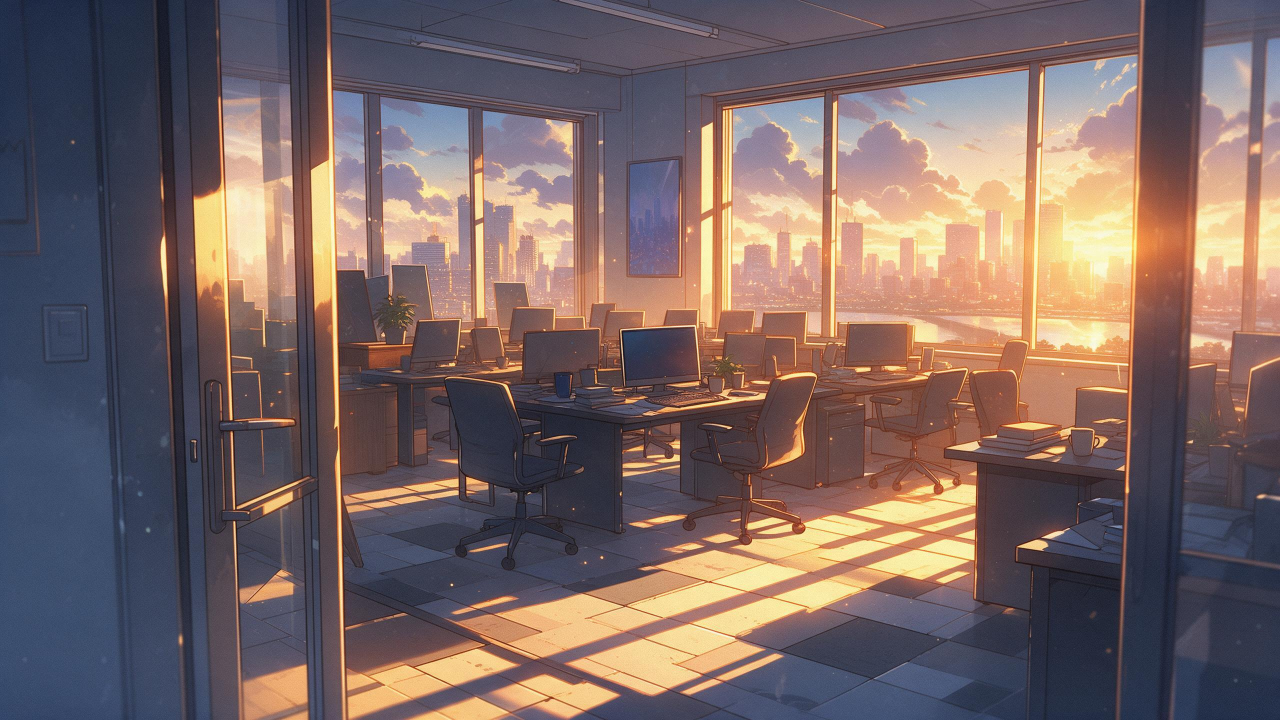
#> input picture projects/pdoom-akari/art/A1-2.jpg, 2560 x 1440 px (shown at 1/2 size)
$ python measure.py ../../projects/pdoom-akari/art/A1-2.jpg ../../projects/pdoom-akari/art/A2-2.jpg
#> lines starting #> are read from the running program, lines starting #| are printed output that depends on the picture; after the words box and inside, x2 and y2 are one past the last pixel; in counts of white or black regions, pixels touching at a corner belong together
"""measure.py — 对比两个 MV 的配色与构图（给 docs/REFERENCE-pdoom-video.md 用的量尺）

用法：
    /Users/djj45/code/mv/mv-kit/.venv/bin/python docs/refs/measure.py <A的帧> <B的帧>
    # 例：<A> = '/Users/djj45/code/mv/pdoom-video/app/public/plates/fig*.jpg'
    #     <B> = '/tmp/mine/f*.jpg'   （从成片抽同刻的帧）

输出四组指标（都是逐帧算、再取中位/汇总）：
  1. 色相纪律：帧内色相集中度 R、有颜色像素占比、落在信号橙 ±25° 的比例
  2. 跨帧色相漂移：每帧平均色相的圆标准差、用到的 30° 色相区间数  ← "统一配色"的判据
  3. 元素结构：最大单元素占画面面积、可见元素数（>0.1% 画面）
  4. 墨量与留白：墨覆盖率、最大团块的墨占比

依赖 numpy / PIL（mv-kit 的 .venv 里都有）。
"""
import sys
import glob
import numpy as np
from PIL import Image

SIGNAL_HUE = 17.0  # #FF4D12


def load(p, w=480, h=270):
    return np.asarray(Image.open(p).convert('RGB').resize((w, h), Image.LANCZOS), dtype=np.float32) / 255.0


def hsv(rgb):
    mx, mn = rgb.max(2), rgb.min(2)
    d = mx - mn
    s = np.where(mx > 1e-6, d / np.maximum(mx, 1e-6), 0)
    r, g, b = rgb[..., 0], rgb[..., 1], rgb[..., 2]
    hh = np.zeros_like(mx)
    m = d > 1e-6
    i = m & (mx == r); hh[i] = ((g - b)[i] / d[i]) % 6
    i = m & (mx == g); hh[i] = ((b - r)[i] / d[i]) + 2
    i = m & (mx == b); hh[i] = ((r - g)[i] / d[i]) + 4
    return hh * 60.0, s, mx


def frame_metrics(p):
    rgb = load(p)
    hue, s, v = hsv(rgb)
    chroma = (s > 0.25) & (v > 0.08)
    out = {}
    if chroma.sum() >= 50:
        a = np.deg2rad(hue[chroma])
        out['R'] = float(np.hypot(np.cos(a).mean(), np.sin(a).mean()))
        dist = np.rad2deg(np.abs((hue[chroma] + 180) % 360 - 180) - SIGNAL_HUE)
        out['orange'] = float((dist < 25).mean())
        wgt = (s * v)[chroma]
        aa = np.deg2rad(hue[chroma])
        out['mean_hue'] = float(np.rad2deg(np.arctan2((np.sin(aa) * wgt).sum(), (np.cos(aa) * wgt).sum())) % 360)
    else:
        out.update(R=0.0, orange=0.0, mean_hue=None)
    out['chroma_share'] = float(chroma.mean())

    g = np.asarray(Image.open(p).convert('L').resize((640, 360), Image.LANCZOS), dtype=np.float32) / 255.0
    hist = np.bincount(np.clip((g * 64).astype(np.int32).ravel(), 0, 63), minlength=64)
    ink = g > hist.argmax() / 64.0 + 0.05
    out['ink'] = float(ink.mean())
    if ink.sum() >= 200:
        try:
            from scipy import ndimage as ndi
        except ImportError:
            ndi = None
        if ndi is not None:
            lab, _ = ndi.label(ink, structure=np.ones((3, 3)))
            sizes = np.sort(np.bincount(lab.ravel())[1:])[::-1]
            out['top1'] = float(sizes[0] / ink.size)
            out['n_elems'] = float((sizes >= 0.001 * ink.size).sum())
    out.setdefault('top1', 0.0)
    out.setdefault('n_elems', 0.0)
    return out


def circular_stats(rows):
    hs = np.array([r['mean_hue'] for r in rows if r['mean_hue'] is not None])
    if not len(hs):
        return 0.0, 0.0, 0
    a = np.deg2rad(hs)
    R = float(np.hypot(np.cos(a).mean(), np.sin(a).mean()))
    sd = float(np.rad2deg(np.sqrt(-2 * np.log(max(R, 1e-9)))))
    bins = np.zeros(12)
    for r in rows:
        if r['mean_hue'] is not None:
            bins[int(r['mean_hue'] // 30) % 12] += r['chroma_share']
    used = int((bins > bins.sum() * 0.05).sum()) if bins.sum() else 0
    return R, sd, used


def report(name, files):
    rows = [frame_metrics(f) for f in sorted(files)]
#> in hsv, `m = d > 1e-6`:
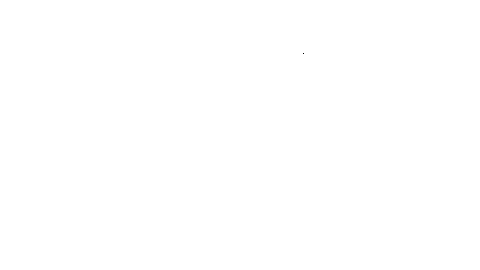
#> m: shape (270, 480) bool; 100% white; black in thin lines or dots, all inside (x1, y1, x2, y2) = (303, 53, 304, 54)
#> in hsv, `i = m & (mx == r)`: i: shape (270, 480) bool; 53.3% white; 190 black regions (162 under 20 px), largest, box (x1, y1, x2, y2) and area: (0, 0, 122, 270) 23015, (124, 0, 427, 103) 10193, (215, 181, 421, 270) 7527
#> in hsv, `i = m & (mx == g)`: i: shape (270, 480) bool; 0.05% white in thin lines or dots, all inside (x1, y1, x2, y2) = (61, 43, 452, 206)
#> in hsv, `hh[i] = (b - r)[i] / d[i] + 2`: hh: shape (270, 480) float32; min 0, max 5.98, mean 0.95
#> in hsv, `i = m & (mx == b)`: i: shape (270, 480) bool; 47.3% white; 169 white regions (142 under 20 px), largest, box (x1, y1, x2, y2) and area: (0, 0, 127, 270) 24512, (124, 0, 427, 103) 10823, (215, 181, 421, 270) 7595
#> in frame_metrics, `chroma = (s > 0.25) & (v > 0.08)`: chroma: shape (270, 480) bool; 64.4% white; 298 black regions (248 under 20 px), largest, box (x1, y1, x2, y2) and area: (124, 0, 428, 110) 12575, (42, 0, 128, 270) 7383, (128, 121, 284, 245) 7172
#> in frame_metrics, `g = np.asarray(Image.open(p).convert('L').resize((640, 360), Image.LAN..`:
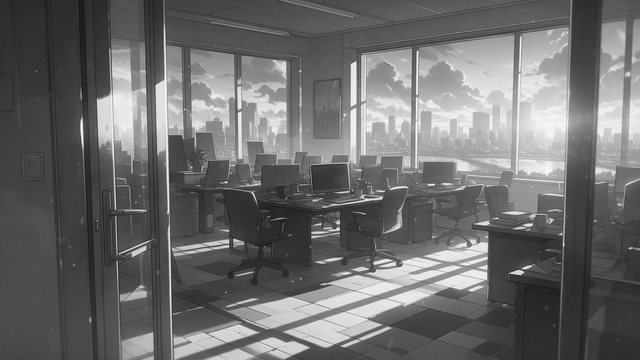
#> g: shape (360, 640) float32; min 0.0902, max 1, mean 0.425
#> in frame_metrics, `hist = np.bincount(np.clip((g * 64).astype(np.int32).ravel(), 0, 63), ..`: hist = 64 values, max 14972 at index 19, min 0 at index 0, mean 3600
#> in frame_metrics, `ink = g > hist.argmax() / 64.0 + 0.05`: ink: shape (360, 640) bool; 46.4% white; 322 white regions (293 under 20 px), largest, box (x1, y1, x2, y2) and area: (95, 0, 640, 360) 98172, (368, 0, 519, 21) 1306, (116, 261, 154, 360) 1158
#> in frame_metrics, `lab, _ = ndi.label(ink, structure=np.ones((3, 3)))`:
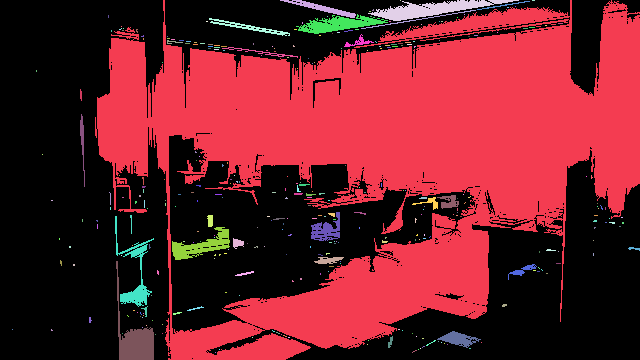
#> lab: shape (360, 640) int32; 323 distinct labels, from 0 to 322; one colour per label, 0 black
#> in frame_metrics, `sizes = np.sort(np.bincount(lab.ravel())[1:])[::-1]`: sizes = 322 values, max 98172 at index 0, min 1 at index 214, mean 331.7
    if not rows:
        print(f"{name}: no frames"); return None
    med = lambda k: float(np.median([r[k] for r in rows]))
    R, sd, used = circular_stats(rows)
    print(f"\n=== {name}  ({len(rows)} frames)")
    print(f"  帧内色相集中度 R      {med('R'):.3f}")
    print(f"  有颜色像素占比        {med('chroma_share'):.3f}")
    print(f"  信号橙 ±25° 占比      {med('orange'):.3f}")
    print(f"  跨帧色相圆标准差      {sd:.1f}°   (越小越统一)")
    print(f"  用到的 30° 色相区间   {used}")
    print(f"  最大单元素占画面      {med('top1'):.3f}")
    print(f"  可见元素数(>0.1%)     {med('n_elems'):.1f}")
    print(f"  墨覆盖率              {med('ink'):.3f}")
    return rows


if __name__ == '__main__':
    a = sorted(glob.glob(sys.argv[1])) if len(sys.argv) > 1 else []
    b = sorted(glob.glob(sys.argv[2])) if len(sys.argv) > 2 else []
    report("A  " + (sys.argv[1] if a else "(none)"), a)
#> in report, `rows = [frame_metrics(f) for f in sorted(files)]`: rows = 1 item
#> in circular_stats, `hs = np.array([r['mean_hue'] for r in rows if r['mean_hue'] is not Non..`: hs = [17.09]
#> in circular_stats, `a = np.deg2rad(hs)`: a = [0.298]
#> in circular_stats, `R = float(np.hypot(np.cos(a).mean(), np.sin(a).mean()))`: R = 1
#> in circular_stats, `sd = float(np.rad2deg(np.sqrt(-2 * np.log(max(R, 1e-9)))))`: sd = 0
#> the loop in circular_stats, `for r in rows:` made 1 pass
#> after the loop in circular_stats, `for r in rows:`: bins = [0.644, 0, 0, 0, 0, 0, 0, 0, 0, 0, 0, 0]
#> in circular_stats, `used = int((bins > bins.sum() * 0.05).sum()) if bins.sum() else 0`: used = 1
#> in report, `R, sd, used = circular_stats(rows)`: sd = 0; used = 1
#| === A  ../../projects/pdoom-akari/art/A1-2.jpg  (1 frames)
#|   跨帧色相圆标准差      -0.0°   (越小越统一)
#|   用到的 30° 色相区间   1
    if b:
        report("B  " + sys.argv[2], b)
#> call 2 of frame_metrics, with p = '../../projects/pdoom-akari/art/A2-2.jpg'
#> call 2 of load, with p = '../../projects/pdoom-akari/art/A2-2.jpg', w = 480, h = 270
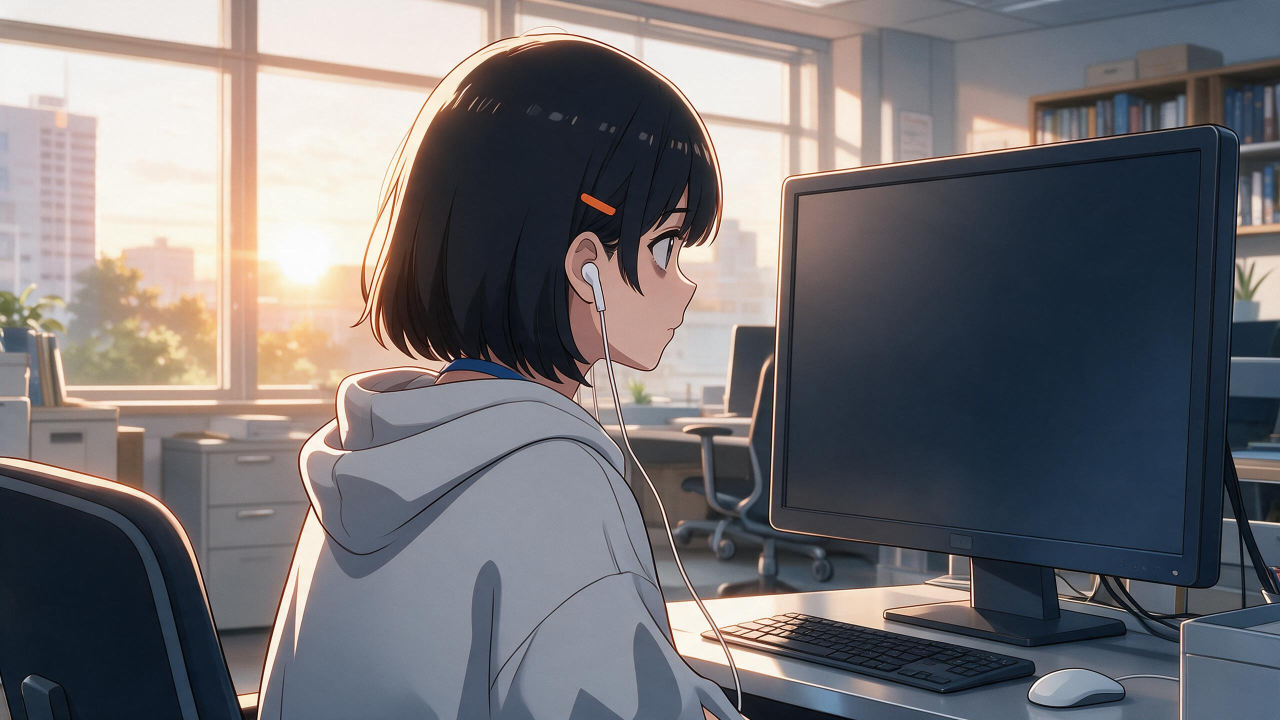
#> input picture projects/pdoom-akari/art/A2-2.jpg, 2560 x 1440 px (shown at 1/2 size)
#> in hsv (call 2), `m = d > 1e-6`: m: shape (270, 480) bool; 99.7% white; 45 black regions (43 under 20 px), largest, box (x1, y1, x2, y2) and area: (104, 86, 124, 105) 243, (258, 123, 267, 136) 42
#> in hsv (call 2), `i = m & (mx == r)`: i: shape (270, 480) bool; 40.8% white; 78 white regions (63 under 20 px), largest, box (x1, y1, x2, y2) and area: (0, 0, 480, 270) 51388, (463, 93, 480, 120) 355, (463, 64, 480, 90) 217
#> in hsv (call 2), `i = m & (mx == g)`: i: shape (270, 480) bool; 1.2% white; 301 white regions (295 under 20 px), largest, box (x1, y1, x2, y2) and area: (97, 71, 134, 99) 413, (0, 17, 24, 35) 319, (0, 109, 10, 125) 83, (462, 101, 470, 113) 35, (107, 99, 123, 106) 29, (237, 145, 243, 152) 26
#> in hsv (call 2), `hh[i] = (b - r)[i] / d[i] + 2`:
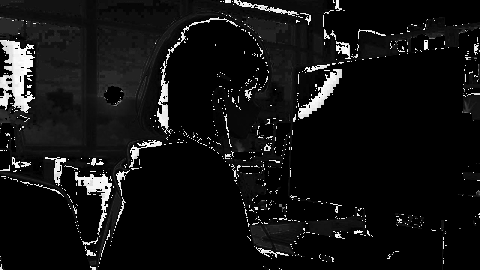
#> hh: shape (270, 480) float32; min 0, max 5.98, mean 0.441; drawn with min black and max white
#> in hsv (call 2), `i = m & (mx == b)`: i: shape (270, 480) bool; 59% white; 65 black regions (51 under 20 px), largest, box (x1, y1, x2, y2) and area: (0, 0, 480, 270) 51646, (462, 93, 480, 121) 383, (463, 64, 480, 90) 223
#> in frame_metrics (call 2), `chroma = (s > 0.25) & (v > 0.08)`: chroma: shape (270, 480) bool; 43.2% white; 217 white regions (188 under 20 px), largest, box (x1, y1, x2, y2) and area: (291, 25, 480, 270) 26573, (0, 6, 271, 270) 22198, (295, 236, 435, 270) 1971
#> in frame_metrics (call 2), `g = np.asarray(Image.open(p).convert('L').resize((640, 360), Image.LAN..`:
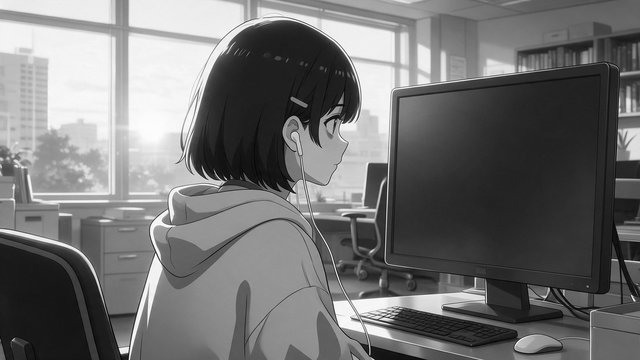
#> g: shape (360, 640) float32; min 0.00392, max 1, mean 0.446
#> in frame_metrics (call 2), `hist = np.bincount(np.clip((g * 64).astype(np.int32).ravel(), 0, 63), ..`: hist = 64 values, max 11189 at index 9, min 2 at index 0, mean 3600
#> in frame_metrics (call 2), `ink = g > hist.argmax() / 64.0 + 0.05`: ink: shape (360, 640) bool; 71.6% white; 190 black regions (169 under 20 px), largest, box (x1, y1, x2, y2) and area: (390, 64, 640, 324) 33938, (194, 25, 357, 193) 16027, (0, 243, 92, 360) 8190
#> in frame_metrics (call 2), `lab, _ = ndi.label(ink, structure=np.ones((3, 3)))`:
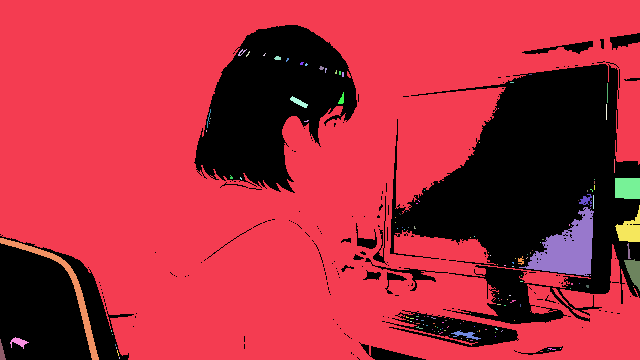
#> lab: shape (360, 640) int32; 150 distinct labels, from 0 to 149; one colour per label, 0 black
#> in frame_metrics (call 2), `sizes = np.sort(np.bincount(lab.ravel())[1:])[::-1]`: sizes = 149 values, max 159174 at index 0, min 1 at index 91, mean 1107.6
#> the loop in circular_stats (call 2), `for r in rows:` made 1 pass
#| === B  ../../projects/pdoom-akari/art/A2-2.jpg  (1 frames)
#|   跨帧色相圆标准差      -0.0°   (越小越统一)
#|   用到的 30° 色相区间   1
